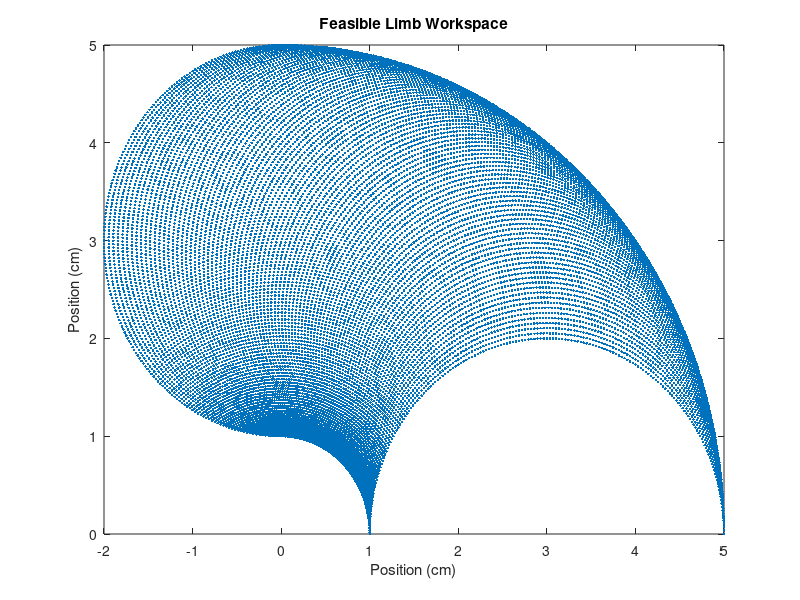
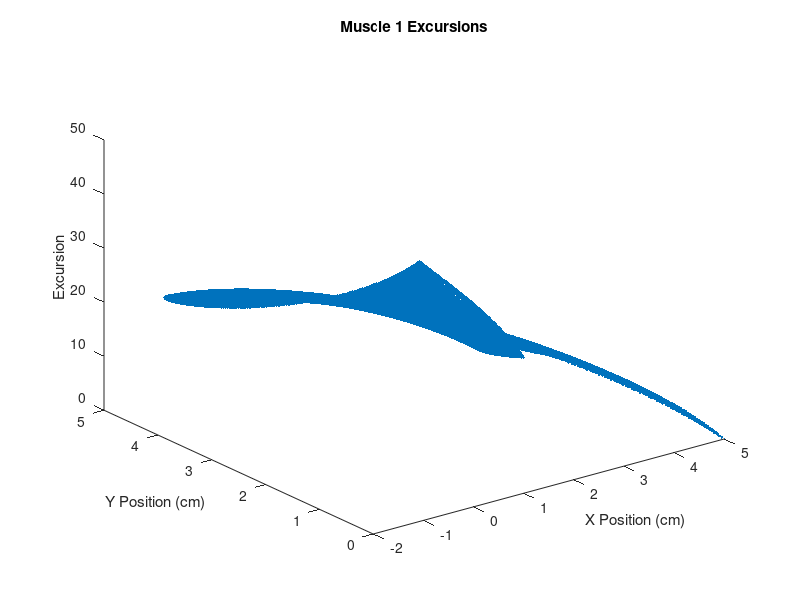
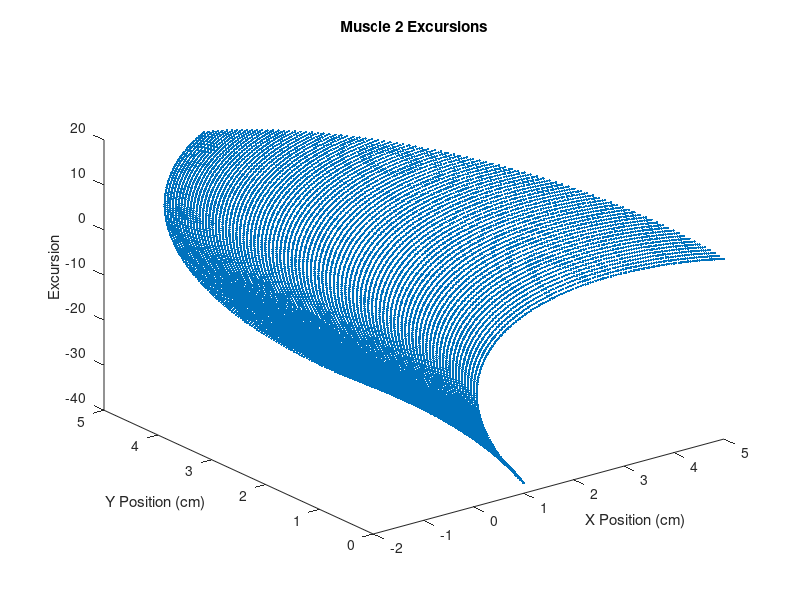
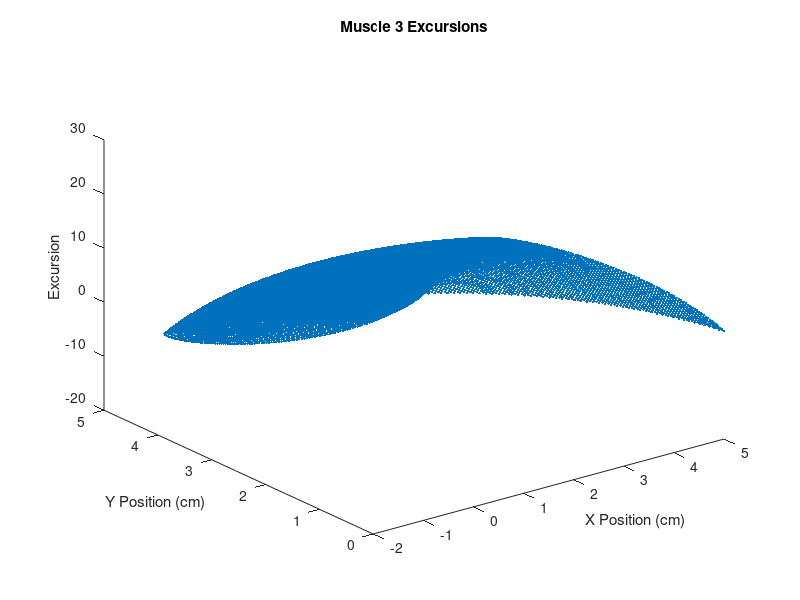

Reproduce these figures in MATLAB, in order.
%% Initialization
% Moment Arms
r1 = 10;
r2 = 7;
r3 = 8;
r4 = 12;
% Angles
q1 = 0:90;
q2 = 0:180;
% Segment Lengths
l1 = 3;
l2 = 2;

%% Preliminary: Generate Workspace
% Create All Possible Vector Combinations
[Q1,Q2] = meshgrid(q1, q2);
% Restructure to Single Matrix
temp = cat(2,Q1',Q2');
% Reshape to Two Column Matrix Defined in Workspace
workspace = reshape(temp,[],2) * (pi/180);

% Compute Positions
x = l1 * cos(workspace(:,1)) + l2 * cos(workspace(:,2) + workspace(:,1));
y = l1 * sin(workspace(:,1)) + l2 * sin(workspace(:,2) + workspace(:,1));

% Plot Feasible Workspace
plot(x, y, '.');
title('Feasible Limb Workspace');
xlabel('Position (cm)');
ylabel('Position (cm)');

%% 1.2: Muscle Excursions
% Generate Moment Arm Matrix
moment_mtx = [-r1 -r1  r2 r2;
              -r3  r4 -r3 r4;];

% Calculate Muscle Excursions
exc_1 = (-moment_mtx(:,1)' * workspace')';
exc_2 = (-moment_mtx(:,2)' * workspace')';
exc_3 = (-moment_mtx(:,3)' * workspace')';
exc_4 = (-moment_mtx(:,4)' * workspace')';

% Plot Muscle Excursions
figure; plot3(x, y, exc_1, '.');
title('Muscle 1 Excursions');
xlabel('X Position (cm)');
ylabel('Y Position (cm)');
zlabel('Excursion');

figure; plot3(x, y, exc_2, '.');
title('Muscle 2 Excursions');
xlabel('X Position (cm)');
ylabel('Y Position (cm)');
zlabel('Excursion');

figure; plot3(x, y, exc_3, '.');
title('Muscle 3 Excursions');
xlabel('X Position (cm)');
ylabel('Y Position (cm)');
zlabel('Excursion');

figure; plot3(x, y, exc_4, '.');
title('Muscle 4 Excursions');
xlabel('X Position (cm)');
ylabel('Y Position (cm)');
zlabel('Excursion');